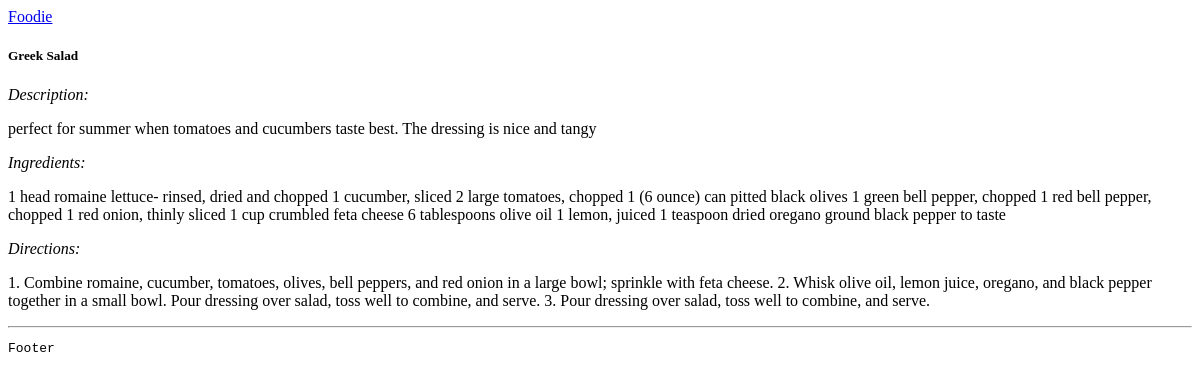
The page /recipes/1 on the database as committed earlier.
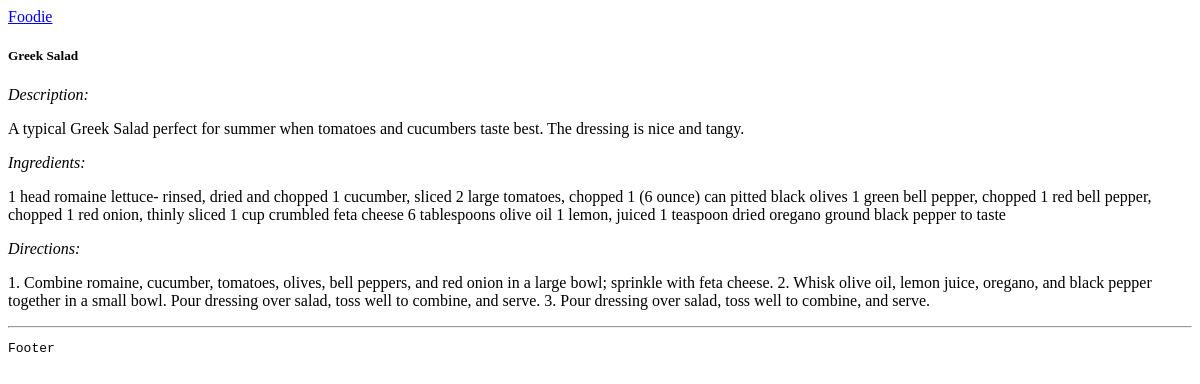
The same page on the database as committed later.
### recipes/models.py (models this page shows, shortened)
class Recipe(models.Model):
    name = models.CharField(max_length=100)
    description = models.TextField(null=True, blank=True)
    ingredients = models.TextField()
    directions = models.TextField()
    date_added = models.DateTimeField(auto_now_add=True, null=True, blank=True)
    category = models.ForeignKey(Category, on_delete=models.CASCADE)

### recipes/views.py (the view)
# urls.py: path("<int:recipe_id>", views.recipe, name="recipe_detail"),
def recipe(request, recipe_id):
    recipe = Recipe.objects.get(id=recipe_id)
    context = {
        "recipe": recipe
    }
    return render(request, "recipes/recipeDetails.html", context)

### recipes/templates/recipes/recipeDetails.html
{% extends "base.html" %}
{% block content %}
    <div>
        <div>
            <h5> {{ recipe.name }} </h5>
            <i>Description: </i>
            <p> {{ recipe.description }} </p>
            <i>Ingredients: </i>
            <p> {{ recipe.ingredients }} </p>
            <i>Directions: </i>
            <p> {{ recipe.directions }} </p>
        </div>
    </div>
{% endblock content %}

Rows that differ between the two databases and show on the page:
changed Recipe "Greek Salad": description "perfect for summer when tomatoes and cucumbers taste best. The dressing is nice and tangy" → "A typical Greek Salad perfect for summer when tomatoes and cucumbers taste best. The dressing is nice and tangy."
